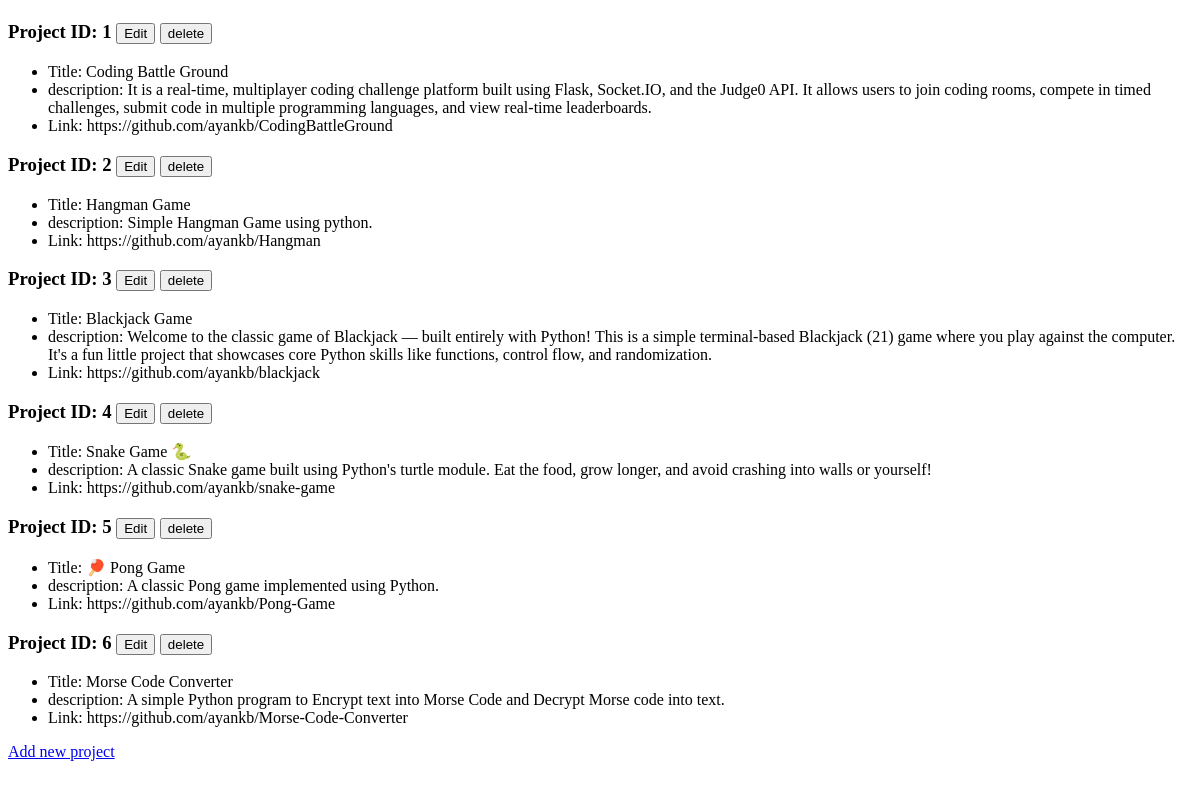
The page /admin on the database as committed earlier.
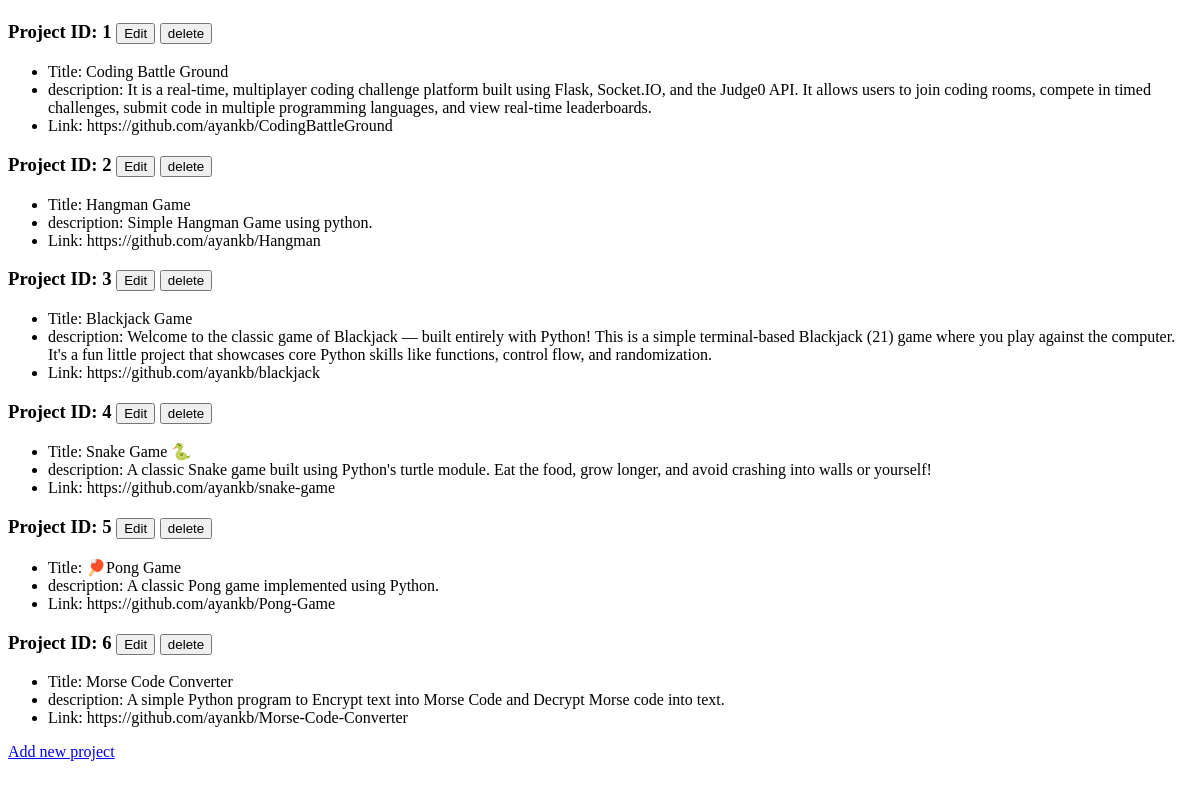
The same page on the database as committed later.
### app.py (models this page shows)
class Project(db.Model):
    id: Mapped[int] = mapped_column(primary_key=True)
    title: Mapped[str] = mapped_column(unique=True, nullable=False)
    description: Mapped[str] = mapped_column(nullable=False)
    link: Mapped[str] = mapped_column(unique=True, nullable=False)
    image: Mapped[str] = mapped_column(nullable=False)

### app.py (the view)
@app.route('/admin')
def admin():
    result = db.session.execute(db.select(Project))
    projects = result.scalars()
    return render_template('admin.html', projects=projects)

### templates/admin.html (shortened to what this page needs)
<!DOCTYPE html>
<html lang="en">
<head>
</head>
<body>
    <h1>
        {% for project in projects%}
            <h3>Project ID: {{project.id}} <a href="{{url_for('edit', id=project.id)}}"><button>Edit</button></a>
                                            <a href="{{url_for('delete', id=project.id)}}"><button>delete</button></a></h3>
            <ul>
                <li>Title: {{project.title}}</li>
                <li>description: {{project.description}}</li>
                <li>Link: {{project.link}}</li>
            </ul>
        {% endfor %}
    </h1>
    <div id="add-project">
        <a href="{{url_for('add_project')}}" >Add new project</a>
    </div>
</body>
</body>
</html>

Rows that differ between the two databases and show on the page:
changed Project "A classic Pong game implemented using Python.": title "🏓 Pong Game" → "🏓Pong Game"
